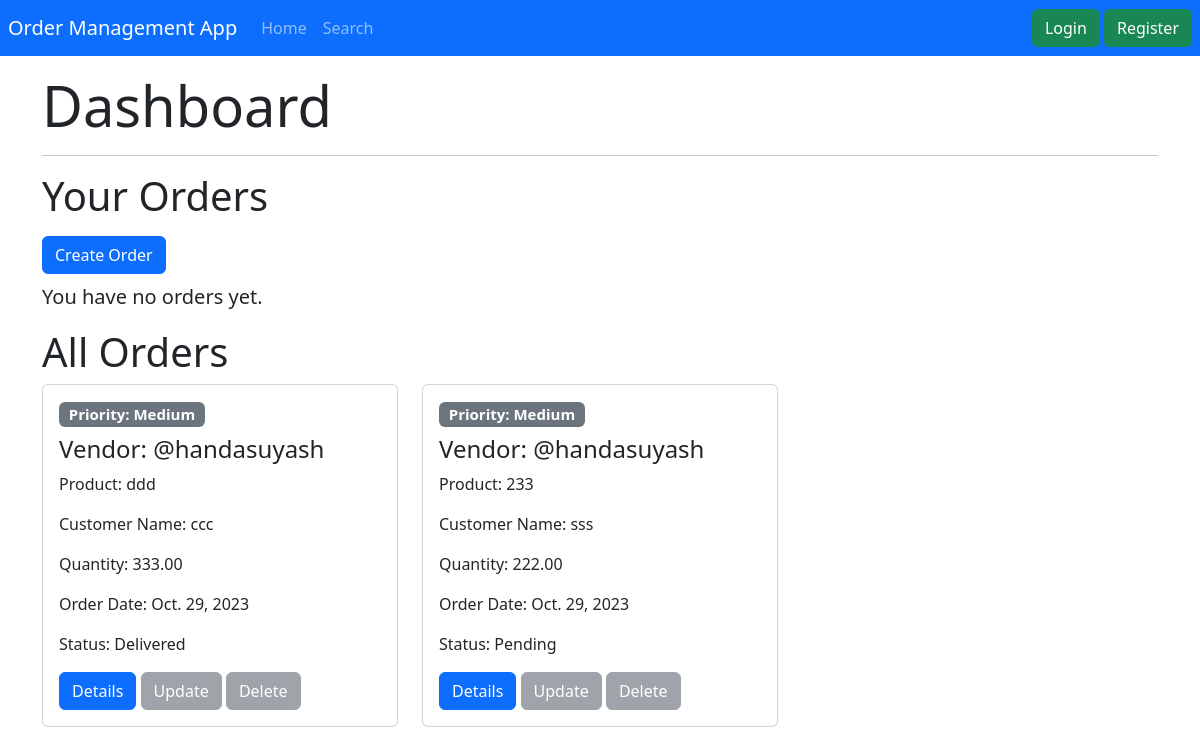
The app's page /dashboard/, older data.
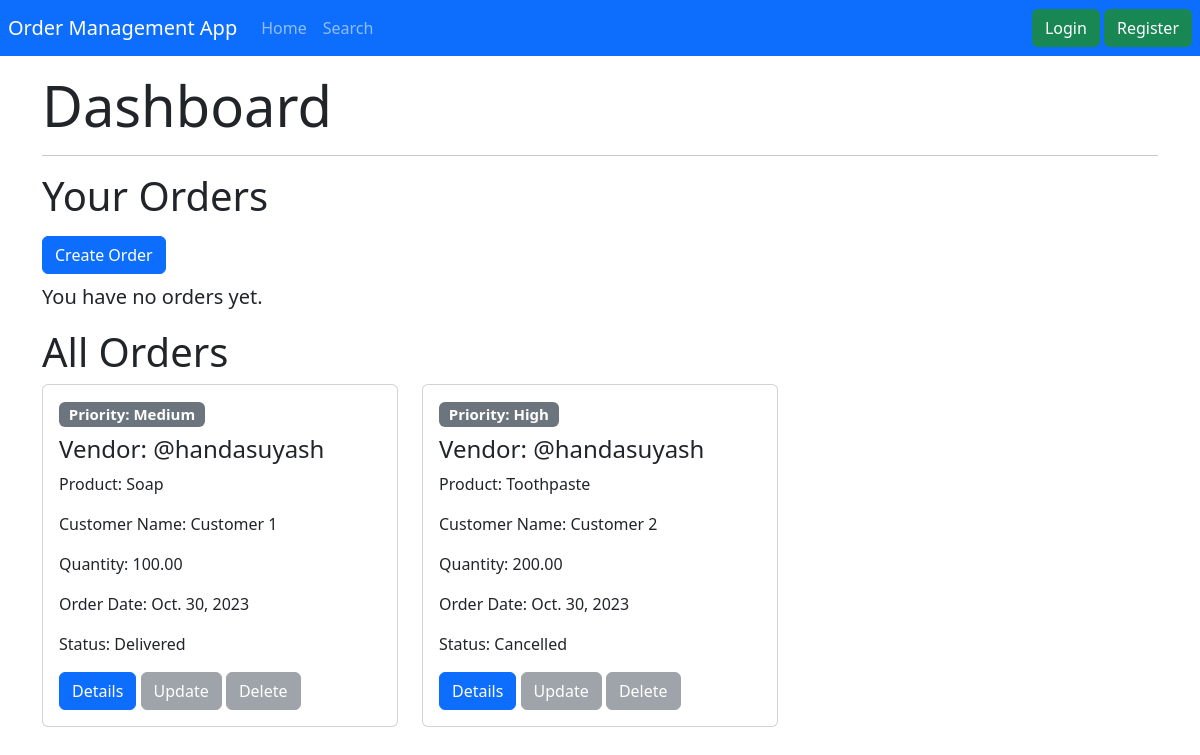
The same page, newer data.
### orders/models.py (models this page shows)
class Orders(models.Model):
    id = models.UUIDField(primary_key=True, default=uuid.uuid4, editable=False)
    vendor_id = models.ForeignKey(User, on_delete=models.CASCADE)
    customer = models.CharField(max_length=50)
    product = models.CharField(max_length=50)
    date = models.DateField(auto_now_add=True)
    quantity = models.DecimalField(max_digits=10, decimal_places=2)
    status = models.CharField(max_length=50)
    priority = models.CharField(max_length=50)

### orders/views.py (the view)
# urls.py: path("dashboard/", views.dashboard, name="dashboard"),
def dashboard(request):
    context = {
        "orders": Orders.objects.all(),
        "orders_user": Orders.objects.filter(vendor_id=request.user.id),
        "user_id": request.user.id,
    }
    return render(request, "orders/dashboard.html", context)

### orders/templates/orders/dashboard.html (shortened to what this page needs)
{% extends 'base.html' %} {% block title %}Dashboard{% endblock %} {% block content %}
<div class="container">
    <div class="row">
        <div class="col-md-12">
            <h1 class="display-4">Dashboard</h1>
            <hr />
            <div>
                <h3 class="display-6">Your Orders</h3>
                <a href="{% url 'order_create' %}" class="btn btn-primary my-2">Create Order</a>
                <div class="row">
                    {% if orders_user.count == 0 %}
                    <div class="col-md-12">
                        <p class="lead">You have no orders yet.</p>
                    </div>
                    {% endif %}
                </div>
            </div>
            <div>
                <h3 class="display-6">All Orders</h3>
                <div class="row">
                     {% for order in orders %}
                    <div class="col-md-4 mb-4">
                        <div class="card">
                            <div class="card-body">
                                <h5><span class="badge bg-secondary">Priority: {{ order.priority }}</span></h5>
                                <h4 class="card-title">Vendor: @{{ order.vendor_id }}</h4>
                                <p class="card-text">Product: {{ order.product }}</p>
                                <p class="card-text">Customer Name: {{ order.customer }}</p>
                                <p class="card-text">Quantity: {{ order.quantity }}</p>
                                <p class="card-text">Order Date: {{ order.date }}</p>
                                <p class="card-text">Status: {{ order.status }}</p>
                                <a href="{% url 'order_details' order.id %}"><button class="btn btn-primary">Details</button></a> {% if order.vendor_id.id == user_id %}
                                <a href="{% url 'order_edit' order.id %}"><button class="btn btn-success">Update</button></a>
                                <a href="{% url 'order_delete' order.id %}"><button class="btn btn-danger">Delete</button></a> {% else %}
                                <button disabled class="btn btn-secondary">Update</button>
                                <button disabled class="btn btn-secondary">Delete</button> {% endif %}
                            </div>
                        </div>
                    </div>
                    {% endfor %}
                </div>
            </div>
        </div>
    </div>
</div>
{% endblock %}

Row changes from the older to the newer data that the page shows:
removed Orders: priority "Medium", vendor_id "handasuyash", product "ddd", customer "ccc", quantity "333.00", date "Oct. 29, 2023", status "Delivered", shows "Update"
removed Orders: priority "Medium", vendor_id "handasuyash", product "233", customer "sss", quantity "222.00", date "Oct. 29, 2023", status "Pending", shows "Update"
added Orders: priority "Medium", vendor_id "handasuyash", product "Soap", customer "Customer 1", quantity "100.00", date "Oct. 30, 2023", status "Delivered", shows "Update"
added Orders: priority "High", vendor_id "handasuyash", product "Toothpaste", customer "Customer 2", quantity "200.00", date "Oct. 30, 2023", status "Cancelled", shows "Update"
